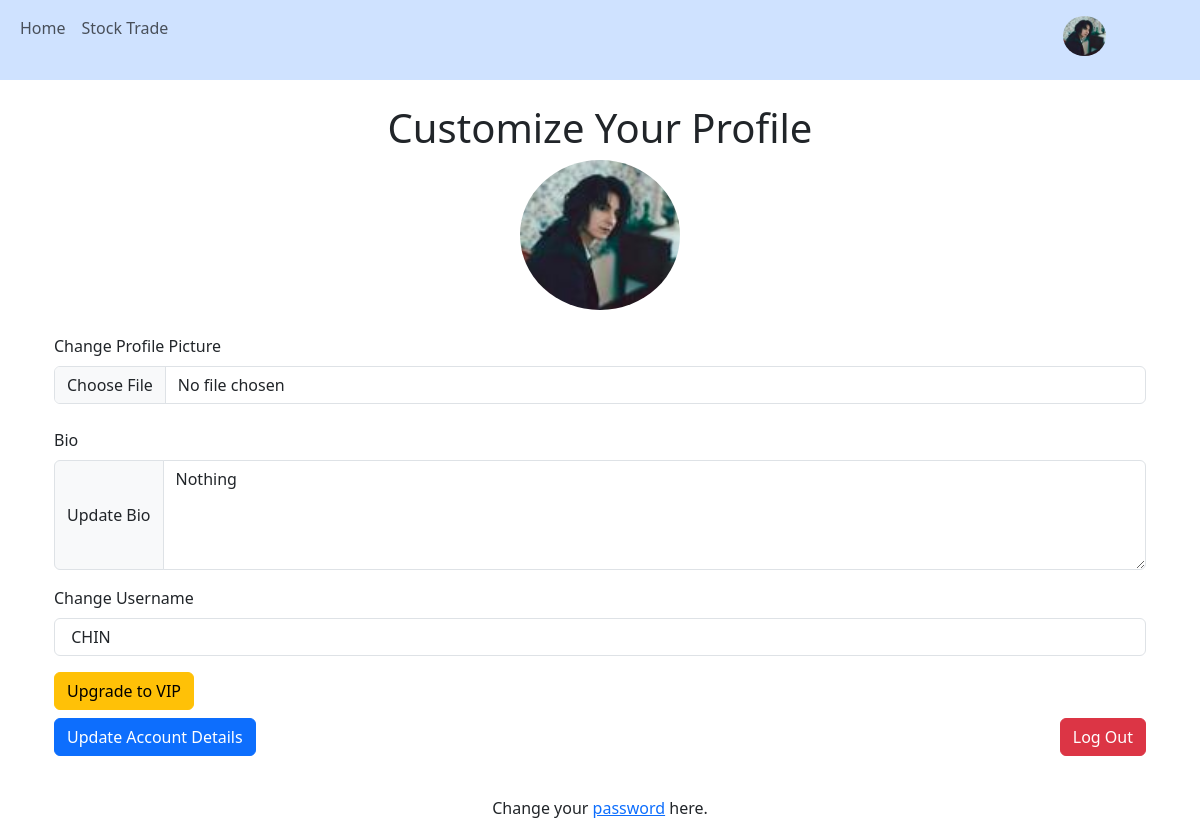
The app's page /views/profile (signed in), older data.
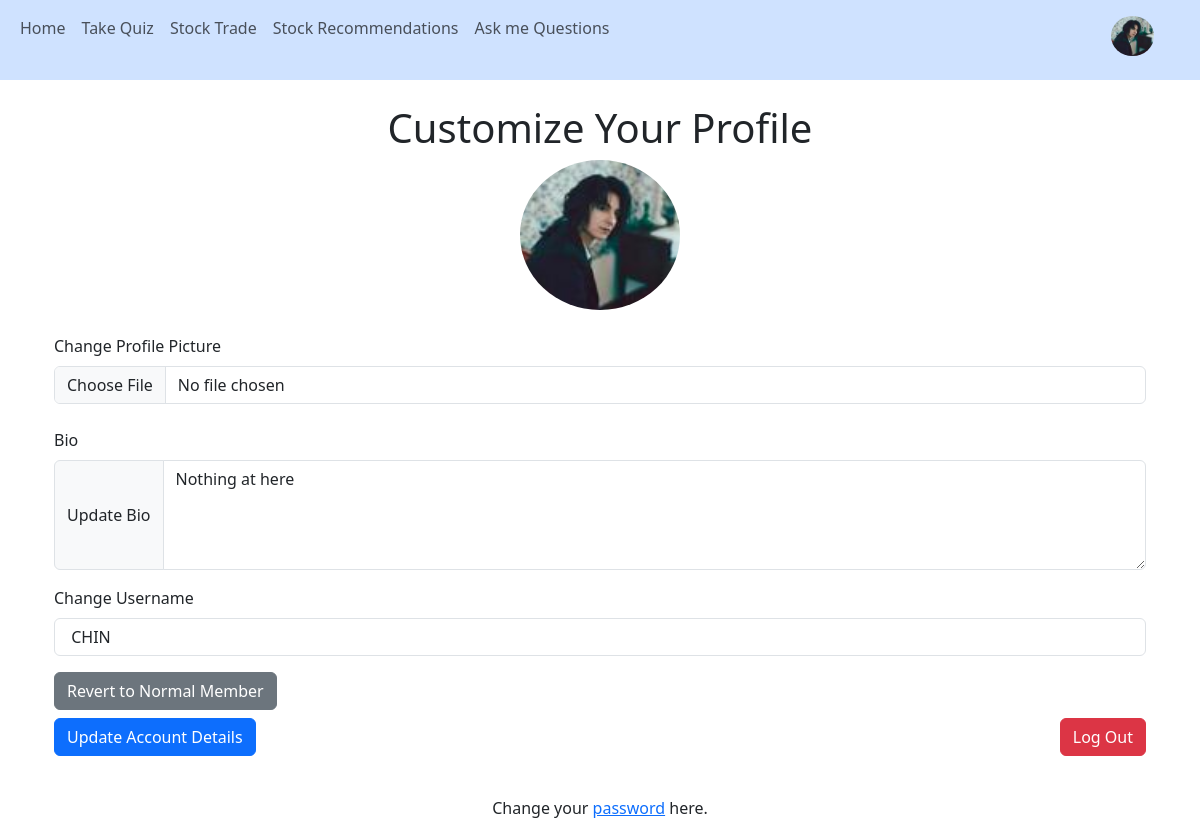
The same page, newer data.
### user/models.py (models this page shows, shortened)
class User(db.Model, UserMixin):
    id = db.Column(db.Integer, primary_key=True)
    email = db.Column(db.String(200), unique=True, nullable=False)
    username = db.Column(db.String(100), unique=True, nullable=False)
    password = db.Column(db.String(100), nullable=False)
    cash = db.Column(db.Float, default=1000.0)
    is_vip = db.Column(db.Boolean, default=False)
    bio = db.Column(db.String(200), default=None)
    profile_pic = db.Column(db.String(200), default="default_pfp.png")

### user/views.py (the view, shortened to what this page needs)
@views.route('/profile', methods=["GET", "POST"])
@login_required
def profile():
    return render_template('profile.html',
                           current_page="profile",
                           current_profile_pic=current_user.profile_pic,
                           current_bio=current_user.bio,
                           current_username=current_user.username,
                           is_vip=current_user.is_vip)

### user/templates/profile.html (shortened to what this page needs)
<!DOCTYPE html>
{% extends 'layout.html' %}
 {% block content %}
<div class="container">
  <h1 class="text-center mt-2 mb-2">Customize Your Profile</h1>
  <div class="text-center">
    {% if current_profile_pic != 'default_pfp.png' %}
      <img src="{{ url_for('static', filename='assets/images/user_uploads/' + current_profile_pic) }}" alt="User Profile Picture" height="150"
      class="pro-img rounded-circle">
    {% else %}
      <img src="{{ url_for('static', filename='assets/images/default_pfp.png') }}" alt="Default Profile Pic" height="150"
      class="pro-img rounded-circle">
    {% endif %}
  </div>
  <form method="POST" enctype="multipart/form-data">
    <div class="form-group mt-4 mb-2">
      {% if current_profile_pic == 'default_pfp.png' %}
      <label for="profile_pic" class="form-label col-form-label-lg" >Upload a Profile Picture</label>
      {% else %}
      <label for="profile_pic" class="form-label">Change Profile Picture</label>
      {% endif %}
      <div class="input-group mb-3">
        <input type="file" class="form-control" accept=".jpg, .png" name="profile_pic"/>
      </div>
    </div>
    <div class="form-group mt-4 mb-2">
      <label for="bio" class="form-label">Bio</label>
      <div class="input-group">
        <span class="input-group-text" for="bio">Update Bio</span>
        <textarea class="form-control" for="bio" id="bio" name="bio" placeholder="Tell people about yourself..." cols="3" rows="4">{% if current_bio %}{{current_bio}}{% endif %}</textarea>
      </div>
      <div class="form-group mt-3">
        <label for="username" class="form-label">Change Username</label>
        <input type="text" name="username" id="username" class="form-control" value="{% if current_username %} {{current_username}} {% endif %}" >
      </div>
    </div>
    <button type="submit" name="toggle_vip" class="btn {% if is_vip %}btn-secondary{% else %}btn-warning{% endif %} mt-2">
      {% if is_vip %}Revert to Normal Member{% else %}Upgrade to VIP{% endif %}
    </button>
    <p>
    <button class="btn btn-primary mt-2 mb-4" type="submit">Update Account Details</button>
    <button href="{{ url_for('views.logout') }}" class="btn btn-danger float-end mt-2">Log Out</button>
  </p>
    <p class="text-center">
      Change your
      <a href="{{ url_for('views.change_password') }}">password</a> here.
    </p>
  </form>
</div>
{% endblock %}

### user/templates/layout.html (shortened to what this page needs)
<!DOCTYPE html>
<html lang="en">
<head>
    <link href="https://cdn.jsdelivr.net/npm/bootstrap@5.3.3/dist/css/bootstrap.min.css"
          rel="stylesheet"
>
</head>
<body>
<nav class="navbar navbar-expand-lg bg-body-tertiary bg-primary-subtle">
    <div class="container-fluid">
        <div class="collapse navbar-collapse" id="navbarNav">
            <ul class="navbar-nav">
                {% if current_user.is_authenticated %}
                    {% if current_user.is_vip %}
                        <li class="nav-item">
                            <a class="nav-link {% if current_page == 'home' %}active{% endif %}"
                               href="{{ url_for('trade.home') }}">Home</a>
                        </li>
                        <li class="nav-item">
                            <a class="nav-link {% if current_page == 'quiz' %}active{% endif %}"
                               href="{{ url_for('quiz.quiz_page') }}">Take Quiz</a>
                        </li>
                        <li class="nav-item">
                            <a class="nav-link {% if current_page == 'stocktrade' %}active{% endif %}"
                               href="{{ url_for('trade.stocktrade') }}">Stock Trade</a>
                        </li>
                        <li class="nav-item">
                            <a class="nav-link {% if current_page == 'recommendations' %}active{% endif %}"
                               href="{{ url_for('trade.recommendations') }}">Stock Recommendations</a>
                        </li>
                        <li class="nav-item">
                            <a class="nav-link {% if current_page == 'chat' %}active{% endif %}"
                               href="{{ url_for('chatbot.chat') }}">Ask me Questions</a>&nbsp;&nbsp;&nbsp;&nbsp;&nbsp;&nbsp;&nbsp;&nbsp;&nbsp;&nbsp;&nbsp;&nbsp;&nbsp;&nbsp;&nbsp;&nbsp;
                        </li>
                    {% elif not current_user.is_vip %}
                        <li class="nav-item">
                            <a class="nav-link {% if current_page == 'home' %}active{% endif %}"
                               href="{{ url_for('trade.home') }}">Home</a>
                        </li>
                        <li class="nav-item">
                            <a class="nav-link {% if current_page == 'stocktrade' %}active{% endif %}"
                               href="{{ url_for('trade.stocktrade') }}">Stock Trade</a>&nbsp;&nbsp;&nbsp;&nbsp;
                        </li>
                    {% endif %}
                    <li class="nav-item ms-auto">
                        <a href="{{ url_for('views.profile') }}" class="nav-link">
                            <img src="{{ url_for('static', filename='assets/images/user_uploads/' + current_profile_pic) }}"
                                 alt="User Profile Picture" height="40" class="pro-img rounded-circle">
                        </a>
                    </li>
                {% endif %}
            </ul>
        </div>
    </div>
</nav>
<div class="container mt-4">
    {% block content %}{% endblock %}
</div>
</body>
</html>

Row changes from the older to the newer data that the page shows:
changed User "CHIN": is_vip False → True (drawn); bio "Nothing" → "Nothing at here"
Text that changed along with them:
text no longer shown: "Upgrade to VIP"
text now shown: "Take Quiz Stock Recommendations Ask me Questions Revert to Normal Member"
